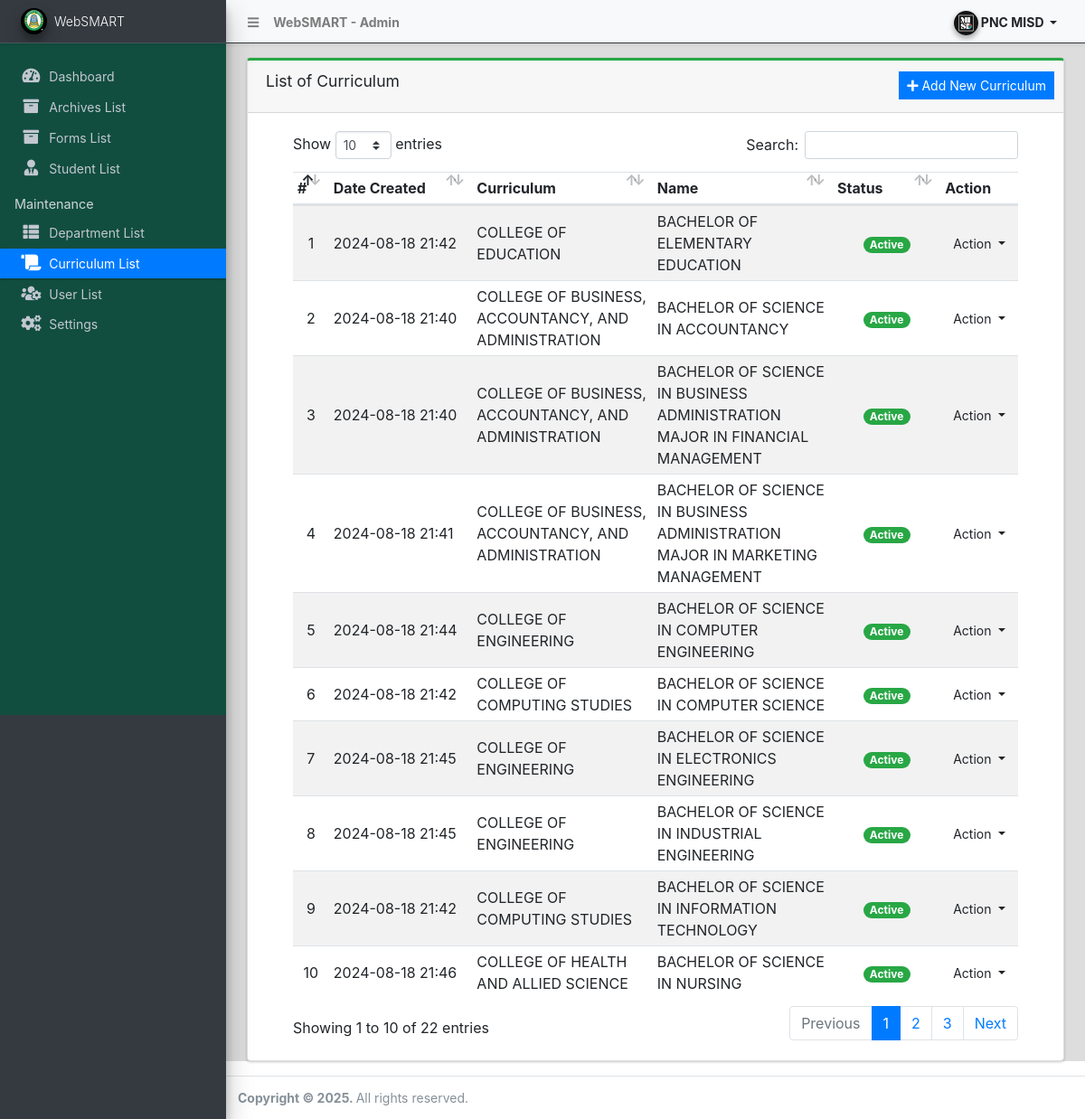
Screenshot of /admin/?page=curriculum (signed in) with the database file from the repository.
### tables this page shows
CREATE TABLE `curriculum_list` (
  `id` int(30) NOT NULL,
  `department_id` int(30) NOT NULL,
  `name` text NOT NULL,
  `description` text NOT NULL,
  `status` tinyint(1) NOT NULL DEFAULT 1,
  `date_created` datetime NOT NULL DEFAULT current_timestamp(),
  `date_updated` datetime DEFAULT NULL ON UPDATE current_timestamp()
);

CREATE TABLE `department_list` (
  `id` int(30) NOT NULL,
  `name` text NOT NULL,
  `description` text NOT NULL,
  `status` tinyint(1) NOT NULL DEFAULT 1,
  `date_created` datetime NOT NULL DEFAULT current_timestamp(),
  `date_updated` datetime DEFAULT NULL ON UPDATE current_timestamp()
);

### admin/curriculum/index.php (the view, shortened to what this page needs)
<link href="https://stackpath.bootstrapcdn.com/bootstrap/4.5.2/css/bootstrap.min.css" rel="stylesheet">
<div class="card card-outline card-success">
	<div class="card-header">
		<h3 class="card-title">List of Curriculum</h3>
		<div class="card-tools">
			<a href="javascript:void(0)" id="create_new" class="btn btn-flat btn-sm btn-primary"><span class="fas fa-plus"></span>  Add New Curriculum</a>
		</div>
	</div>
	<div class="card-body">
		<div class="container-fluid">
        <div class="container-fluid">
			<table class="table table-hover table-striped">
				<colgroup>
					<col width="5%">
					<col width="20%">
					<col width="25%">
					<col width="25%">
					<col width="15%">
					<col width="10%">
				</colgroup>
				<thead>
					<tr>
						<th>#</th>
						<th>Date Created</th>
						<th>Curriculum</th>
						<th>Name</th>
						<th>Status</th>
						<th>Action</th>
					</tr>
				</thead>
				<tbody>
					<?php
						$i = 1;
						$qry = $conn->query("SELECT c.*, d.name as department from `curriculum_list` c inner join `department_list` d on c.department_id = d.id order by c.`name` asc");
						while($row = $qry->fetch_assoc()):
					?>
						<tr>
							<td class="text-center"><?php echo $i++; ?></td>
							<td class=""><?php echo date("Y-m-d H:i",strtotime($row['date_created'])) ?></td>
							<td class=""><?php echo $row['department'] ?></td>
							<td><?php echo ucwords($row['name']) ?></td>
							<td class="text-center">
                                <?php
                                    switch($row['status']){
                                        case '1':
                                            echo "<span class='badge badge-success badge-pill'>Active</span>";
                                            break;
                                    }
                                ?>
                            </td>
							<td align="center">
								 <button type="button" class="btn btn-flat btn-default btn-sm dropdown-toggle dropdown-icon" data-toggle="dropdown">
				                  		Action
				                  </button>
							</td>
						</tr>
					<?php endwhile; ?>
				</tbody>
			</table>
		</div>
		</div>
	</div>
</div>

### rows the page displays
curriculum_list: date_created "2024-08-18 21:42", department.name "COLLEGE OF EDUCATION", name "BACHELOR OF ELEMENTARY EDUCATION", status "Active"
curriculum_list: date_created "2024-08-18 21:40", department.name "COLLEGE OF BUSINESS, ACCOUNTANCY, AND ADMINISTRATION", name "BACHELOR OF SCIENCE IN ACCOUNTANCY", status "Active"
curriculum_list: date_created "2024-08-18 21:40", department.name "COLLEGE OF BUSINESS, ACCOUNTANCY, AND ADMINISTRATION", name "BACHELOR OF SCIENCE IN BUSINESS ADMINISTRATION MAJOR IN FINANCIAL MANAGEMENT", status "Active"
curriculum_list: date_created "2024-08-18 21:41", department.name "COLLEGE OF BUSINESS, ACCOUNTANCY, AND ADMINISTRATION", name "BACHELOR OF SCIENCE IN BUSINESS ADMINISTRATION MAJOR IN MARKETING MANAGEMENT", status "Active"
curriculum_list: date_created "2024-08-18 21:44", department.name "COLLEGE OF ENGINEERING", name "BACHELOR OF SCIENCE IN COMPUTER ENGINEERING", status "Active"
curriculum_list: date_created "2024-08-18 21:42", department.name "COLLEGE OF COMPUTING STUDIES", name "BACHELOR OF SCIENCE IN COMPUTER SCIENCE", status "Active"
curriculum_list: date_created "2024-08-18 21:45", department.name "COLLEGE OF ENGINEERING", name "BACHELOR OF SCIENCE IN ELECTRONICS ENGINEERING", status "Active"
curriculum_list: date_created "2024-08-18 21:45", department.name "COLLEGE OF ENGINEERING", name "BACHELOR OF SCIENCE IN INDUSTRIAL ENGINEERING", status "Active"
curriculum_list: date_created "2024-08-18 21:42", department.name "COLLEGE OF COMPUTING STUDIES", name "BACHELOR OF SCIENCE IN INFORMATION TECHNOLOGY", status "Active"
curriculum_list: date_created "2024-08-18 21:46", department.name "COLLEGE OF HEALTH AND ALLIED SCIENCE", name "BACHELOR OF SCIENCE IN NURSING", status "Active"

### other values shown
$_settings->info('name') "WebSMART"
$_settings->userdata('firstname').' '.$_settings->userdata('lastname') "PNC MISD"
$_settings->info('short_name') "WebSMART"
